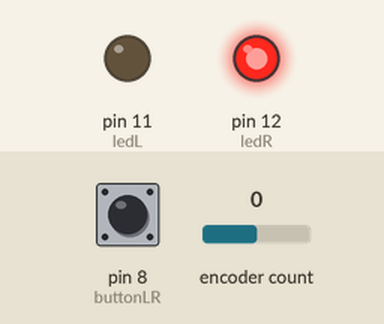
A sketch run on a simulated Arduino Leonardo, built with avr-gcc and run on an emulated ATmega32U4. On the bench: output pins drawn as LEDs (lit = HIGH). Inputs (shaded band) come from the test bench; at power-on: pin 8 (buttonLR) LOW, encoder count 0.

Above: at 1.2 s.
1.3 s: pin 8 (buttonLR) pulled HIGH for 0.15 s
At 2.2 s:
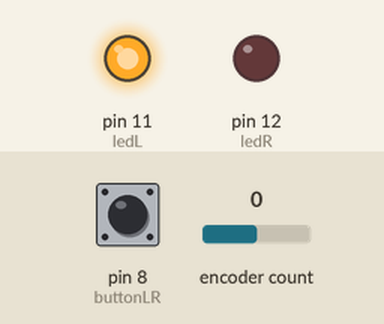
Timing chart, 0 to 4.3 s (numbered marks = the images above; inputs shaded):
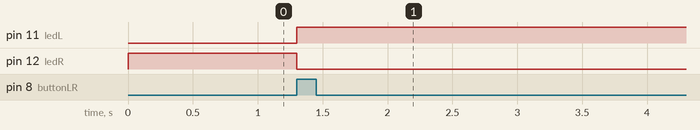

The sketch:

utb.ino
```cpp
//////////////////////////////////////////////////////////////////////////
// Adaptive brake / throttle controller w/ Arduino Leonardo
// a WIP by for the D&M Makerspace @ https://github.com/jesssullivan
//////////////////////////////////////////////////////////////////////////
// joystick library (rewrap of pluggableusb) available here:
// https://github.com/MHeironimus/ArduinoJoystickLibrary
//
// pjrc's excellent encoder library available here:
// http://www.pjrc.com/teensy/td_libs_Encoder.html
//
// compile with:
// arduino --upload UnifiedThrottleBrake/UnifiedThrottleBrake.ino
//////////////////////////////////////////////////////////////////////////

// https://github.com/MHeironimus/ArduinoJoystickLibrary
#include <Joystick.h>

// http://www.pjrc.com/teensy/td_libs_Encoder.html
#include <Encoder.h>

// pinout, configuration:
#include "config.h"

#include "main.h"
```

main.h
```cpp
//////////////////////////////////////////////////////////////////////////
// Adaptive brake / throttle controller w/ Arduino Leonardo
// a WIP by for the D&M Makerspace @ https://github.com/jesssullivan
//////////////////////////////////////////////////////////////////////////
// joystick library (rewrap of pluggableusb) available here:
// https://github.com/MHeironimus/ArduinoJoystickLibrary
//
// pjrc's excellent encoder library available here:
// http://www.pjrc.com/teensy/td_libs_Encoder.html
//
// compile with:
// arduino --upload utb.ino
//////////////////////////////////////////////////////////////////////////

// lever value:
float encRead;

// absolute lever value:
float absRead;

// initialize a new instance of Joystick_:
Joystick_ Joystick;

// initialize encoder pins:
Encoder enc(encA, encB);

// serial logging:
unsigned long ltimer = millis();
void lprint(String text) {
    if (logs) {
        if (millis() - ltimer >= T_lprint) {
            Serial.print(text + '\n');
            ltimer = millis();
        }
    }
}

// initialize encoder step counter:
// type is float to avoid previous rounding errors- todo use smaller type

void setup() {
    // setup pins:
    pinMode(encA, INPUT_PULLUP);
    pinMode(encB, INPUT_PULLUP);
    pinMode(buttonLR, INPUT);  // switches lever orientation, left or right
    pinMode(ledL, OUTPUT);
    pinMode(ledR, OUTPUT);
    digitalWrite(ledL, LOW);  // default lever facing right
    digitalWrite(ledR, HIGH); // default lever facing right
    // starting L/R lever value:
    if (logs) {
        Serial.begin(9600);
    }
    else {
        Joystick.begin();
    }
}

// lever direction variable:
int isLeft;

// lever orientation button lockout:
unsigned long btn_timer = millis();

///////////////////////////////////////////////////////////////////////

void loop() {

    // get encoder value:
    long encRead = enc.read();

    // get absolute encoder value:
    long absRead = encRead < 0 ? -encRead : encRead;

    // check button:
    if (digitalRead(buttonLR) == HIGH) {
        if (millis() - btn_timer >= T_btn) {
            if (digitalRead(ledL) == LOW) {
                digitalWrite(ledL, HIGH);
                digitalWrite(ledR, LOW);
                isLeft = 1;
            }
            else if (digitalRead(ledL == HIGH)) {
                digitalWrite(ledL, LOW);
                digitalWrite(ledR, HIGH);
                isLeft = 0;
            }
            btn_timer = millis();
        }
    }

    if (isLeft != 1) {
        encRead = -encRead;
    }

    if (absRead >= variance) {
        if (encRead >= 0) {
            if (absRead * mx <= 256) {
                lprint("Throttle = " + String(absRead));
                Joystick.setThrottle(absRead);
            }
            else if (absRead * mx > 256) {
                lprint("Throttle = 256 \n");
                Joystick.setThrottle(256);
            }
        }
        else if (encRead < 0) {
            if (absRead * mx <= 256) {
                lprint("Brake = " + String(absRead));
                Joystick.setYAxis(absRead);
            }
            else if (absRead * mx > 256) {
                lprint("Brake = 256");
                Joystick.setYAxis(256);
            }
        }
    }
}
```

config.h
```cpp
//////////////////////////////////////////////////////////////////////////
// Adaptive brake / throttle controller w/ Arduino Leonardo
// a WIP by for the D&M Makerspace @ https://github.com/jesssullivan
//////////////////////////////////////////////////////////////////////////
// joystick library (rewrap of pluggableusb) available here:
// https://github.com/MHeironimus/ArduinoJoystickLibrary
//
// pjrc's excellent encoder library available here:
// http://www.pjrc.com/teensy/td_libs_Encoder.html
//
// compile with:
// arduino --upload utb.ino
//////////////////////////////////////////////////////////////////////////

// pinout:
int encA = 9;  // encoder's phase 1
int encB = 10;  // encoder's phase 2
int buttonLR = 8;  // momentary switch toggles lever orientation, reverses throttle / brake
int ledL = 11;  // lever direction is Left LED
int ledR = 12;  // lever direction is Right LED

// use Serial monitor?
bool logs = true;

// resting position variance in encoder steps:
float variance = 22;

// multiplier for encoder value- larger value == more sensitive
float mx = 1.6;

// sensitivity via timers:
long T_lprint = 150; // logging frequency in ms
long T_btn = 1000;  // button sensitivity in ms
```

Measured:
- after the input at 1.3 s, pin 11 (ledL): LOW → HIGH at once; pin 12 (ledR): HIGH → LOW at once
